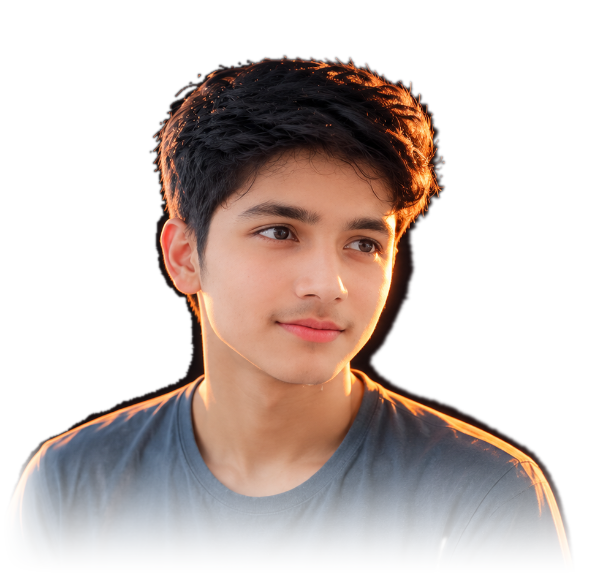
#> input picture images/talent-cutout.png, 616 x 576 px
$ python fade.py
#> lines starting #> are read from the running program, lines starting #| are printed output that depends on the picture
"""Soften the bottom of the talent cut-out.

The portrait's subject ends around y=500; below that a dark desk slab runs to
the frame edges, so the photo terminated in a hard horizontal line (and a short
vertical one where the slab reached x=0). Ramping alpha to zero over the bottom
quarter dissolves that into the page background instead.

Masks (the person sits at x 153..444, so these only ever touch the desk):

    bottom  1 -> 0 over y 430..576    smoothstep
    left    0 -> 1 over x   0..64
    right   0 -> 1 over x 560..615

Run:  python3 scripts/cutout.py && python3 scripts/fade.py
Idempotent-ish: it is written to run on the output of cutout.py, not twice.
"""
import os

from PIL import Image

ROOT = os.path.dirname(os.path.dirname(os.path.abspath(__file__)))
SRC = os.path.join(ROOT, "images", "talent-cutout.png")


def smoothstep(t):
    if t <= 0:
        return 0.0
    if t >= 1:
        return 1.0
    return t * t * (3 - 2 * t)


im = Image.open(SRC).convert("RGBA")
#> im is the input picture: PIL image 616x576 RGBA; mean R, G, B, A 59.5, 49.5, 49.2, 92.5
w, h = im.size
#> w = 616; h = 576
px = im.load()

Y0 = 430       # bottom fade starts here
LEFT = 64.0    # alpha 1 at x >= 64
RIGHT = 55.0   # alpha 1 at x <= w-1-55, 0 at the far right column

changed = 0
for y in range(h):
    vy = 1.0 - smoothstep((y - Y0) / float(h - Y0)) if y > Y0 else 1.0
    for x in range(w):
        r, g, b, a = px[x, y]
        if a == 0:
            continue
        m = vy
        m *= smoothstep(x / LEFT)
        m *= smoothstep((w - 1 - x) / RIGHT)
        if m >= 1.0:
            continue
        px[x, y] = (r, g, b, int(round(a * m)))
        changed += 1
#> after the loop, changed = 76968

im.save(SRC)
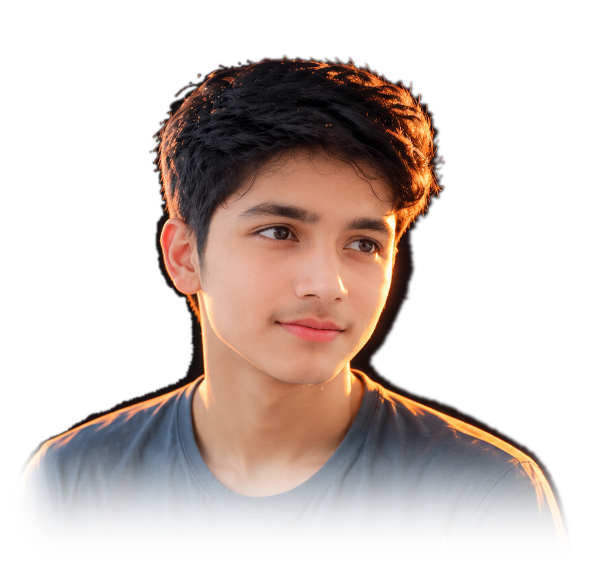
#> saved as talent-cutout.png: PIL image 616x576 RGBA; mean R, G, B, A 59.5, 49.5, 49.2, 85.2; transparent parts drawn white
print("faded %d px, size %s -> %s" % (changed, (w, h), SRC))
#| faded 76968 px, size (616, 576) -> images/talent-cutout.png

# WebP sibling: 496 KB -> 37 KB at q86, alpha preserved. index.html prefers it
# via <picture> and falls back to the PNG above.
webp = SRC[:-4] + ".webp"
im.save(webp, "WEBP", quality=86, method=6)
import os
print("wrote %s (%d KB, png was %d KB)"
      % (webp, os.path.getsize(webp) // 1024, os.path.getsize(SRC) // 1024))

$ run again, with images/talent-clean.png copied over images/talent-cutout.png
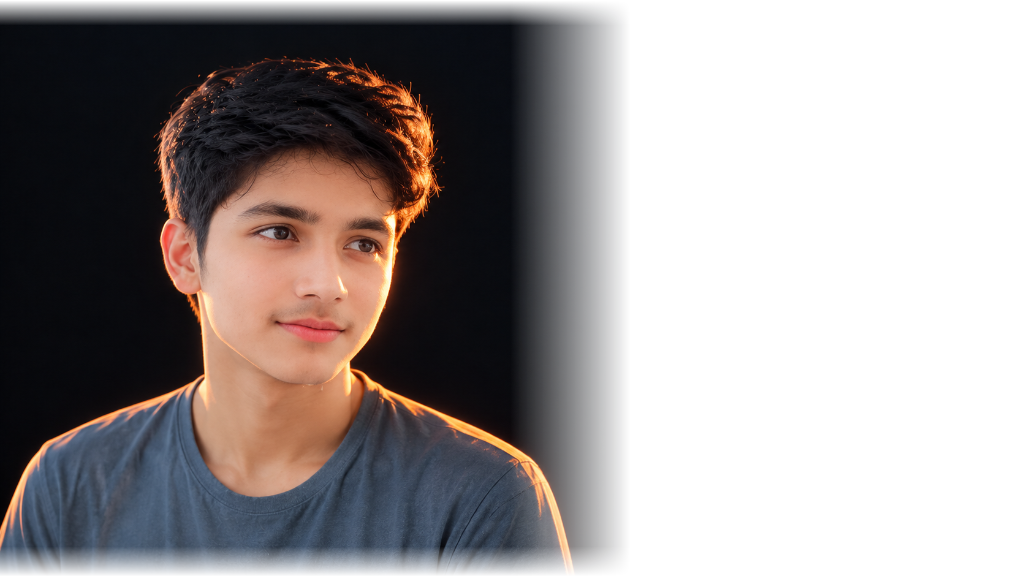
#> input picture images/talent-clean.png, 1024 x 576 px
#> im is the input picture: PIL image 1024x576 RGBA; mean R, G, B, A 38.6, 33.6, 35.7, 135.2
#> after the loop `for y in range(h):`: changed = 118829
#> `im.save(SRC)`:
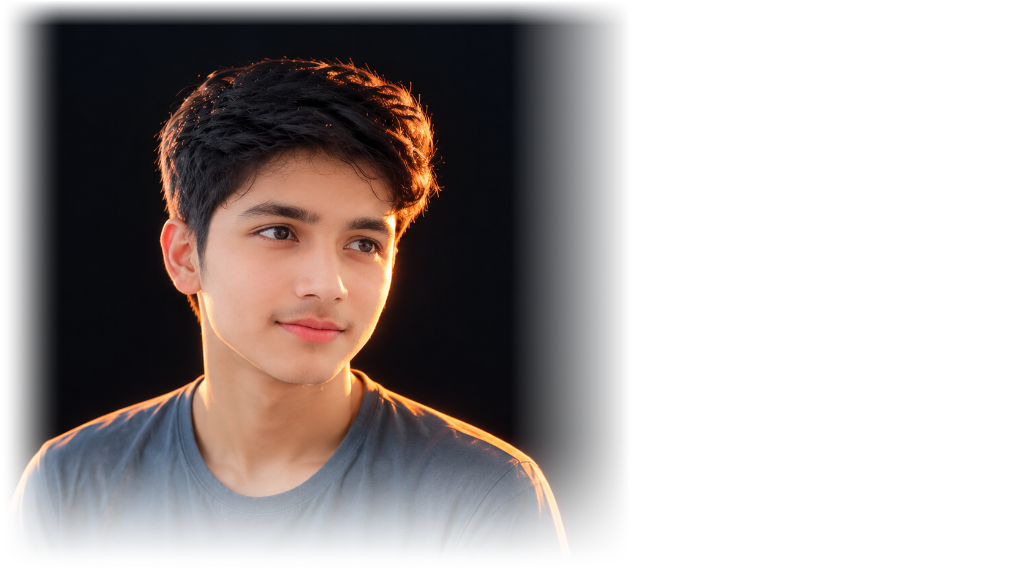
#> saved as talent-cutout.png: PIL image 1024x576 RGBA; mean R, G, B, A 38.6, 33.6, 35.7, 114; transparent parts drawn white
#| faded 118829 px, size (1024, 576) -> images/talent-cutout.png

$ run again, with images/talent-fade.png copied over images/talent-cutout.png
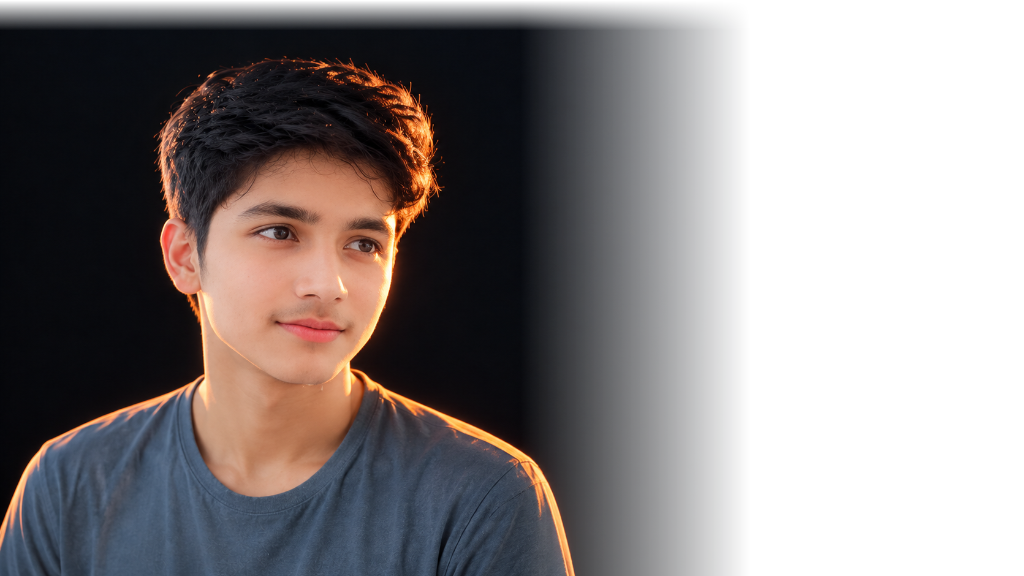
#> input picture images/talent-fade.png, 1024 x 576 px
#> im is the input picture: PIL image 1024x576 RGBA; mean R, G, B, A 38.6, 33.6, 35.7, 153.9
#> after the loop `for y in range(h):`: changed = 136270
#> `im.save(SRC)`:
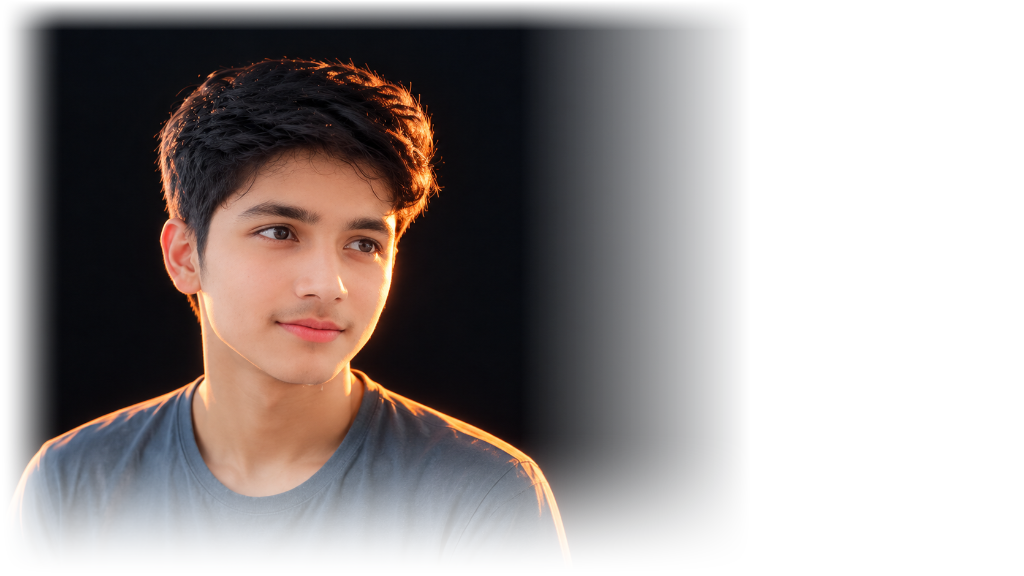
#> saved as talent-cutout.png: PIL image 1024x576 RGBA; mean R, G, B, A 38.6, 33.6, 35.7, 127.1; transparent parts drawn white
#| faded 136270 px, size (1024, 576) -> images/talent-cutout.png

$ run again, with images/talent-portrait.png copied over images/talent-cutout.png
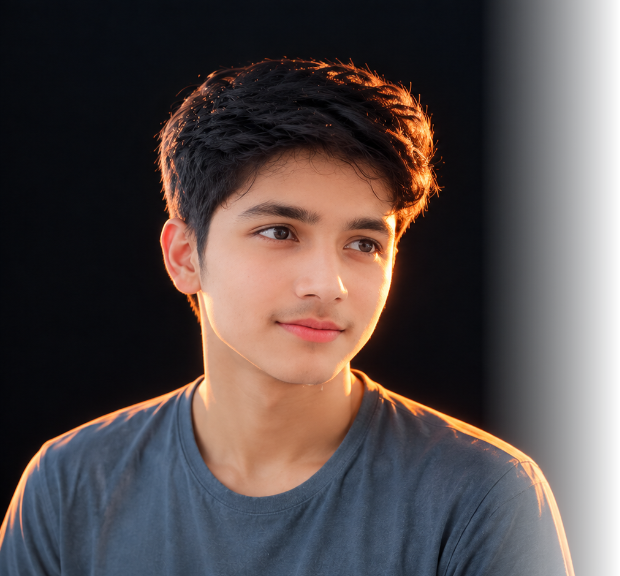
#> input picture images/talent-portrait.png, 620 x 576 px
#> im is the input picture: PIL image 620x576 RGBA; mean R, G, B, A 59.1, 49.2, 49, 226.3
#> after the loop `for y in range(h):`: changed = 141189
#> `im.save(SRC)`:
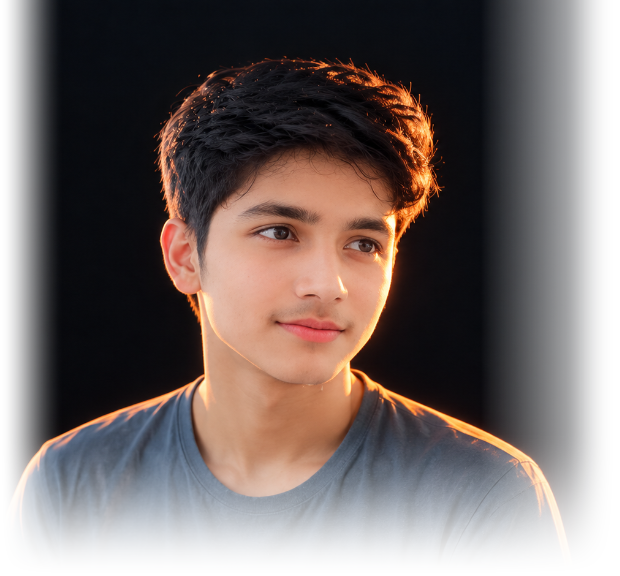
#> saved as talent-cutout.png: PIL image 620x576 RGBA; mean R, G, B, A 59.1, 49.2, 49, 184.9; transparent parts drawn white
#| faded 141189 px, size (620, 576) -> images/talent-cutout.png
